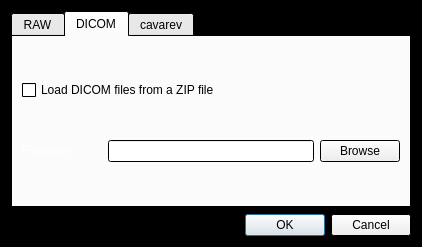
<?xml version="1.0" encoding="UTF-8"?>
<ui version="4.0">
 <class>LoadDialog</class>
 <widget class="QDialog" name="LoadDialog">
  <property name="geometry">
   <rect>
    <x>0</x>
    <y>0</y>
    <width>422</width>
    <height>247</height>
   </rect>
  </property>
  <property name="palette">
   <palette>
    <active>
     <colorrole role="Base">
      <brush brushstyle="SolidPattern">
       <color alpha="255">
        <red>255</red>
        <green>255</green>
        <blue>255</blue>
       </color>
      </brush>
     </colorrole>
     <colorrole role="Window">
      <brush brushstyle="SolidPattern">
       <color alpha="255">
        <red>0</red>
        <green>0</green>
        <blue>0</blue>
       </color>
      </brush>
     </colorrole>
    </active>
    <inactive>
     <colorrole role="Base">
      <brush brushstyle="SolidPattern">
       <color alpha="255">
        <red>255</red>
        <green>255</green>
        <blue>255</blue>
       </color>
      </brush>
     </colorrole>
     <colorrole role="Window">
      <brush brushstyle="SolidPattern">
       <color alpha="255">
        <red>0</red>
        <green>0</green>
        <blue>0</blue>
       </color>
      </brush>
     </colorrole>
    </inactive>
    <disabled>
     <colorrole role="Base">
      <brush brushstyle="SolidPattern">
       <color alpha="255">
        <red>0</red>
        <green>0</green>
        <blue>0</blue>
       </color>
      </brush>
     </colorrole>
     <colorrole role="Window">
      <brush brushstyle="SolidPattern">
       <color alpha="255">
        <red>0</red>
        <green>0</green>
        <blue>0</blue>
       </color>
      </brush>
     </colorrole>
    </disabled>
   </palette>
  </property>
  <property name="windowTitle">
   <string>Dialog</string>
  </property>
  <layout class="QVBoxLayout" name="verticalLayout_2">
   <item>
    <widget class="QTabWidget" name="tabWidget">
     <property name="currentIndex">
      <number>1</number>
     </property>
     <widget class="QWidget" name="w_raw">
      <attribute name="title">
       <string>RAW</string>
      </attribute>
      <layout class="QVBoxLayout" name="verticalLayout">
       <item>
        <layout class="QHBoxLayout" name="horizontalLayout_2">
         <item>
          <widget class="QLabel" name="l_filenameRaw">
           <property name="minimumSize">
            <size>
             <width>80</width>
             <height>22</height>
            </size>
           </property>
           <property name="styleSheet">
            <string notr="true">color:white;</string>
           </property>
           <property name="text">
            <string>Filename:</string>
           </property>
          </widget>
         </item>
         <item>
          <widget class="QLineEdit" name="le_filenameRaw">
           <property name="minimumSize">
            <size>
             <width>0</width>
             <height>22</height>
            </size>
           </property>
           <property name="maximumSize">
            <size>
             <width>16777215</width>
             <height>22</height>
            </size>
           </property>
          </widget>
         </item>
         <item>
          <widget class="QPushButton" name="b_browseRaw">
           <property name="minimumSize">
            <size>
             <width>0</width>
             <height>0</height>
            </size>
           </property>
           <property name="text">
            <string>Browse</string>
           </property>
           <property name="iconSize">
            <size>
             <width>25</width>
             <height>25</height>
            </size>
           </property>
          </widget>
         </item>
        </layout>
       </item>
       <item>
        <layout class="QHBoxLayout" name="horizontalLayout">
         <item>
          <widget class="QLabel" name="l_size">
           <property name="minimumSize">
            <size>
             <width>80</width>
             <height>0</height>
            </size>
           </property>
           <property name="styleSheet">
            <string notr="true">color: white;</string>
           </property>
           <property name="text">
            <string>Size:</string>
           </property>
          </widget>
         </item>
         <item>
          <spacer name="horizontalSpacer_3">
           <property name="orientation">
            <enum>Qt::Horizontal</enum>
           </property>
           <property name="sizeHint" stdset="0">
            <size>
             <width>40</width>
             <height>20</height>
            </size>
           </property>
          </spacer>
         </item>
         <item>
          <widget class="QLineEdit" name="le_sizeX">
           <property name="minimumSize">
            <size>
             <width>75</width>
             <height>0</height>
            </size>
           </property>
           <property name="maximumSize">
            <size>
             <width>75</width>
             <height>16777215</height>
            </size>
           </property>
          </widget>
         </item>
         <item>
          <widget class="QLineEdit" name="le_sizeY">
           <property name="minimumSize">
            <size>
             <width>75</width>
             <height>0</height>
            </size>
           </property>
           <property name="maximumSize">
            <size>
             <width>75</width>
             <height>16777215</height>
            </size>
           </property>
          </widget>
         </item>
         <item>
          <widget class="QLineEdit" name="le_sizeZ">
           <property name="minimumSize">
            <size>
             <width>75</width>
             <height>0</height>
            </size>
           </property>
           <property name="maximumSize">
            <size>
             <width>75</width>
             <height>16777215</height>
            </size>
           </property>
          </widget>
         </item>
        </layout>
       </item>
       <item>
        <layout class="QHBoxLayout" name="horizontalLayout_3">
         <item>
          <widget class="QLabel" name="l_pxSize">
           <property name="minimumSize">
            <size>
             <width>80</width>
             <height>22</height>
            </size>
           </property>
           <property name="maximumSize">
            <size>
             <width>80</width>
             <height>16777215</height>
            </size>
           </property>
           <property name="styleSheet">
            <string notr="true">color: white;</string>
           </property>
           <property name="text">
            <string>Pixel Size:</string>
           </property>
          </widget>
         </item>
         <item>
          <spacer name="horizontalSpacer">
           <property name="orientation">
            <enum>Qt::Horizontal</enum>
           </property>
           <property name="sizeHint" stdset="0">
            <size>
             <width>40</width>
             <height>20</height>
            </size>
           </property>
          </spacer>
         </item>
         <item>
          <widget class="QLineEdit" name="le_pxSize">
           <property name="minimumSize">
            <size>
             <width>75</width>
             <height>0</height>
            </size>
           </property>
           <property name="maximumSize">
            <size>
             <width>75</width>
             <height>16777215</height>
            </size>
           </property>
          </widget>
         </item>
         <item>
          <widget class="QLabel" name="label">
           <property name="minimumSize">
            <size>
             <width>0</width>
             <height>0</height>
            </size>
           </property>
           <property name="maximumSize">
            <size>
             <width>16777215</width>
             <height>16777215</height>
            </size>
           </property>
           <property name="styleSheet">
            <string notr="true">color:white;</string>
           </property>
           <property name="text">
            <string>mm</string>
           </property>
          </widget>
         </item>
        </layout>
       </item>
       <item>
        <layout class="QHBoxLayout" name="horizontalLayout_4">
         <item>
          <widget class="QLabel" name="l_format">
           <property name="minimumSize">
            <size>
             <width>80</width>
             <height>0</height>
            </size>
           </property>
           <property name="maximumSize">
            <size>
             <width>80</width>
             <height>16777215</height>
            </size>
           </property>
           <property name="styleSheet">
            <string notr="true">color: white;</string>
           </property>
           <property name="text">
            <string>Format:</string>
           </property>
          </widget>
         </item>
         <item>
          <spacer name="horizontalSpacer_2">
           <property name="orientation">
            <enum>Qt::Horizontal</enum>
           </property>
           <property name="sizeHint" stdset="0">
            <size>
             <width>40</width>
             <height>20</height>
            </size>
           </property>
          </spacer>
         </item>
         <item>
          <widget class="QComboBox" name="comboBox">
           <item>
            <property name="text">
             <string>16-bit Unsigned</string>
            </property>
           </item>
           <item>
            <property name="text">
             <string>32-bit Unsigned</string>
            </property>
           </item>
          </widget>
         </item>
        </layout>
       </item>
      </layout>
     </widget>
     <widget class="QWidget" name="w_dicom">
      <attribute name="title">
       <string>DICOM</string>
      </attribute>
      <layout class="QVBoxLayout" name="verticalLayout_4">
       <item>
        <widget class="QCheckBox" name="cb_loadFromZIP">
         <property name="text">
          <string>Load DICOM files from a ZIP file</string>
         </property>
         <property name="checked">
          <bool>false</bool>
         </property>
        </widget>
       </item>
       <item>
        <layout class="QHBoxLayout" name="horizontalLayout_6">
         <item>
          <widget class="QLabel" name="l_filenameDicom">
           <property name="enabled">
            <bool>true</bool>
           </property>
           <property name="minimumSize">
            <size>
             <width>80</width>
             <height>22</height>
            </size>
           </property>
           <property name="styleSheet">
            <string notr="true">color:white;</string>
           </property>
           <property name="text">
            <string>Filename:</string>
           </property>
          </widget>
         </item>
         <item>
          <widget class="QLineEdit" name="le_filenameDicom">
           <property name="minimumSize">
            <size>
             <width>0</width>
             <height>22</height>
            </size>
           </property>
           <property name="maximumSize">
            <size>
             <width>16777215</width>
             <height>22</height>
            </size>
           </property>
          </widget>
         </item>
         <item>
          <widget class="QPushButton" name="b_browseDicom">
           <property name="text">
            <string>Browse</string>
           </property>
           <property name="iconSize">
            <size>
             <width>25</width>
             <height>25</height>
            </size>
           </property>
          </widget>
         </item>
        </layout>
       </item>
      </layout>
     </widget>
     <widget class="QWidget" name="w_cavarev">
      <attribute name="title">
       <string>cavarev</string>
      </attribute>
      <layout class="QVBoxLayout" name="verticalLayout_3" stretch="0">
       <item>
        <layout class="QHBoxLayout" name="horizontalLayout_5">
         <item>
          <widget class="QLabel" name="l_filenameRawCavarev">
           <property name="enabled">
            <bool>true</bool>
           </property>
           <property name="minimumSize">
            <size>
             <width>80</width>
             <height>22</height>
            </size>
           </property>
           <property name="styleSheet">
            <string notr="true">color:white;</string>
           </property>
           <property name="text">
            <string>Filename:</string>
           </property>
          </widget>
         </item>
         <item>
          <widget class="QLineEdit" name="le_filenameCavarev">
           <property name="minimumSize">
            <size>
             <width>0</width>
             <height>22</height>
            </size>
           </property>
           <property name="maximumSize">
            <size>
             <width>16777215</width>
             <height>22</height>
            </size>
           </property>
          </widget>
         </item>
         <item>
          <widget class="QPushButton" name="b_browseCavarev">
           <property name="text">
            <string>Browse</string>
           </property>
           <property name="iconSize">
            <size>
             <width>25</width>
             <height>25</height>
            </size>
           </property>
          </widget>
         </item>
        </layout>
       </item>
      </layout>
     </widget>
    </widget>
   </item>
   <item>
    <widget class="QDialogButtonBox" name="buttonBox">
     <property name="orientation">
      <enum>Qt::Horizontal</enum>
     </property>
     <property name="standardButtons">
      <set>QDialogButtonBox::Cancel|QDialogButtonBox::Ok</set>
     </property>
    </widget>
   </item>
  </layout>
 </widget>
 <tabstops>
  <tabstop>tabWidget</tabstop>
  <tabstop>buttonBox</tabstop>
 </tabstops>
 <resources/>
 <connections>
  <connection>
   <sender>buttonBox</sender>
   <signal>accepted()</signal>
   <receiver>LoadDialog</receiver>
   <slot>accept()</slot>
   <hints>
    <hint type="sourcelabel">
     <x>254</x>
     <y>214</y>
    </hint>
    <hint type="destinationlabel">
     <x>157</x>
     <y>218</y>
    </hint>
   </hints>
  </connection>
  <connection>
   <sender>buttonBox</sender>
   <signal>rejected()</signal>
   <receiver>LoadDialog</receiver>
   <slot>reject()</slot>
   <hints>
    <hint type="sourcelabel">
     <x>322</x>
     <y>214</y>
    </hint>
    <hint type="destinationlabel">
     <x>286</x>
     <y>218</y>
    </hint>
   </hints>
  </connection>
 </connections>
</ui>
